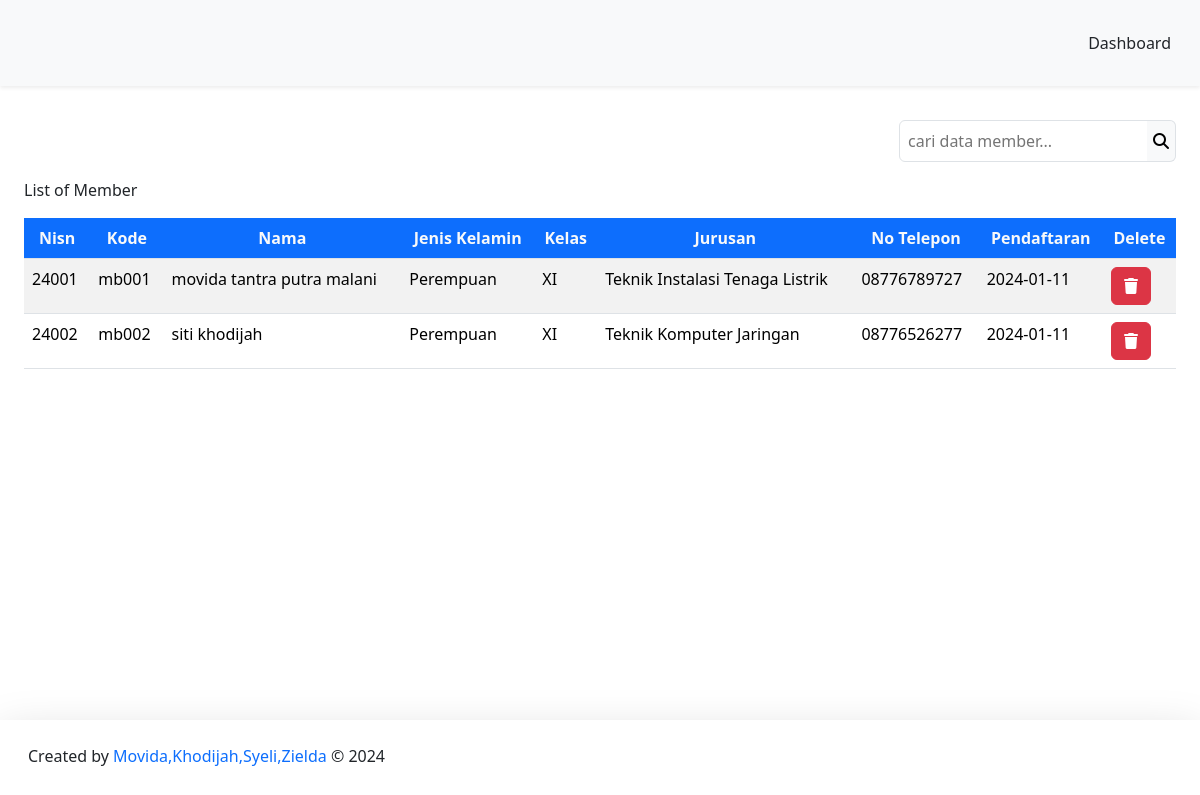
The page /DashboardAdmin/member/member.php (signed in) on the database its author committed.
### tables this page shows
CREATE TABLE `member` (
  `nisn` int(11) NOT NULL,
  `kode_member` varchar(12) NOT NULL,
  `nama` varchar(255) NOT NULL,
  `password` varchar(255) NOT NULL,
  `jenis_kelamin` varchar(20) NOT NULL,
  `kelas` varchar(5) NOT NULL,
  `jurusan` varchar(50) NOT NULL,
  `no_tlp` varchar(15) NOT NULL,
  `tgl_pendaftaran` date NOT NULL
);

### config/config.php (called while the page is built, shortened)
<?php
$host = "127.0.0.1";
$username = "root";
$password = "";
$database_name = "perpustakaan";
$connection = mysqli_connect($host, $username, $password, $database_name);
function queryReadData($dataKategori) {
  global $connection;
  $result = mysqli_query($connection, $dataKategori);
  $items = [];
  while($item = mysqli_fetch_assoc($result)) {
    $items[] = $item;
  }
  return $items;
}
?>

### DashboardAdmin/member/member.php (the view, shortened to what this page needs)
<?php
require "../../config/config.php";
$member = queryReadData("SELECT * FROM member");
?>
<!DOCTYPE html>
<html lang="en">
  <head>
    <link href="https://cdn.jsdelivr.net/npm/bootstrap@5.3.2/dist/css/bootstrap.min.css" rel="stylesheet">
  </head>
  <body>
    <nav class="navbar fixed-top bg-body-tertiary shadow-sm">
      <div class="container-fluid p-3">
        <a class="btn btn-tertiary" href="../dashboardAdmin.php">Dashboard</a>
      </div>
    </nav>
    <div class="p-4 mt-5">
     <form action="" method="post" class="mt-5">
       <div class="input-group d-flex justify-content-end mb-3">
         <input class="border p-2 rounded rounded-end-0 bg-tertiary" type="text" name="keyword" id="keyword" placeholder="cari data member...">
         <button class="border border-start-0 bg-light rounded rounded-start-0" type="submit" name="search"><i class="fa-solid fa-magnifying-glass"></i></button>
       </div>
      </form>
      <caption>List of Member</caption>
      <div class="table-responsive mt-3">
        <table class="table table-striped table-hover">
        <thead class="text-center">
          <tr>
            <th class="bg-primary text-light">Nisn</th>
            <th class="bg-primary text-light">Kode</th>
            <th class="bg-primary text-light">Nama</th>
            <th class="bg-primary text-light">Jenis Kelamin</th>
            <th class="bg-primary text-light">Kelas</th>
            <th class="bg-primary text-light">Jurusan</th>
            <th class="bg-primary text-light">No Telepon</th>
            <th class="bg-primary text-light">Pendaftaran</th>
            <th class="bg-primary text-light">Delete</th>
          </tr>
        </thead>
      <?php foreach($member as $item) : ?>
      <tr>
        <td><?=$item["nisn"];?></td>
        <td><?=$item["kode_member"];?></td>
        <td><?=$item["nama"];?></td>
        <td><?=$item["jenis_kelamin"];?></td>
        <td><?=$item["kelas"];?></td>
        <td><?=$item["jurusan"];?></td>
        <td><?=$item["no_tlp"];?></td>
        <td><?=$item["tgl_pendaftaran"];?></td>
        <td>
          <div class="action">
             <a href="deleteMember.php?id=<?= $item["nisn"]; ?>" class="btn btn-danger" onclick="return confirm('Yakin ingin menghapus data member ?');"><i class="fa-solid fa-trash"></i></a>
           </div>
        </td>
       </tr>
      <?php endforeach;?>
    </table>
    </div>
  </div>
    <footer class="fixed-bottom shadow-lg bg-subtle p-3">
      <div class="container-fluid d-flex justify-content-between">
      <p class="mt-2">Created by <span class="text-primary"> Movida,Khodijah,Syeli,Zielda</span> © 2024</p>
      </div>
    </footer>
  </body>
</html>

### rows shown on the page
member: nisn "24001", kode_member "mb001", nama "movida tantra putra malani", jenis_kelamin "Perempuan", kelas "XI", jurusan "Teknik Instalasi Tenaga Listrik", no_tlp "08776789727", tgl_pendaftaran "2024-01-11"
member: nisn "24002", kode_member "mb002", nama "siti khodijah", jenis_kelamin "Perempuan", kelas "XI", jurusan "Teknik Komputer Jaringan", no_tlp "08776526277", tgl_pendaftaran "2024-01-11"
